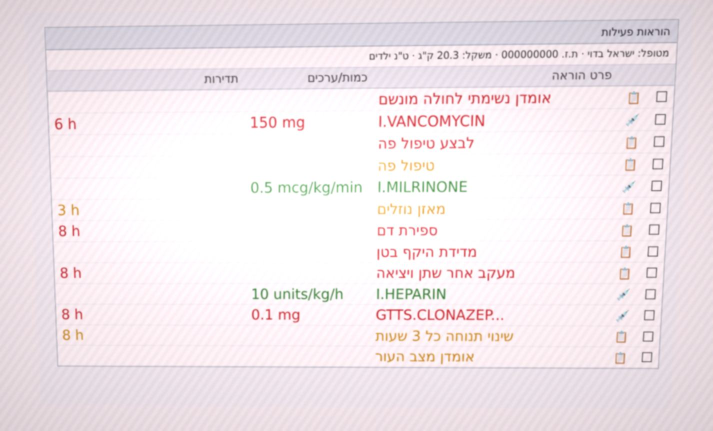
#> input picture tests/fixtures/orders/orders_01.jpg, 1425 x 861 px (shown at 1/2 size)
$ python simulate_photo.py fixtures/orders/orders_01.jpg out.png
#> lines starting #> are read from the running program, lines starting #| are printed output that depends on the picture
"""
Turn a clean screenshot into something like a phone photo of a monitor:
perspective tilt, slight rotation, moire from the pixel grid, glare, blur,
uneven light, sensor noise and JPEG compression.

  python3 tests/simulate_photo.py in.jpg out.jpg [--level 1|2|3] [--seed N]
"""
import argparse
import random

import numpy as np
from PIL import Image, ImageFilter


def _coeffs(src, dst):
    m = []
    for (x, y), (u, v) in zip(dst, src):
        m.append([x, y, 1, 0, 0, 0, -u * x, -u * y])
        m.append([0, 0, 0, x, y, 1, -v * x, -v * y])
    a = np.array(m, dtype=float)
    b = np.array(src, dtype=float).reshape(8)
    return np.linalg.solve(a, b)


def simulate(img, level=2, seed=0):
#> called with level = 2, seed = 0
    rnd = random.Random(seed)
    img = img.convert("RGB")
#> img is the input picture: PIL image 1425x861 RGB; mean R, G, B 241.1, 231.5, 235.9
    w, h = img.size
#> w = 1425; h = 861
    s = {1: 0.03, 2: 0.06, 3: 0.10}[level]

    # Pad with a dark "monitor bezel / desk" so the warp has somewhere to go.
    pad = int(max(w, h) * 0.08)
#> pad = 114
    canvas = Image.new("RGB", (w + 2 * pad, h + 2 * pad), (25, 25, 28))
    canvas.paste(img, (pad, pad))
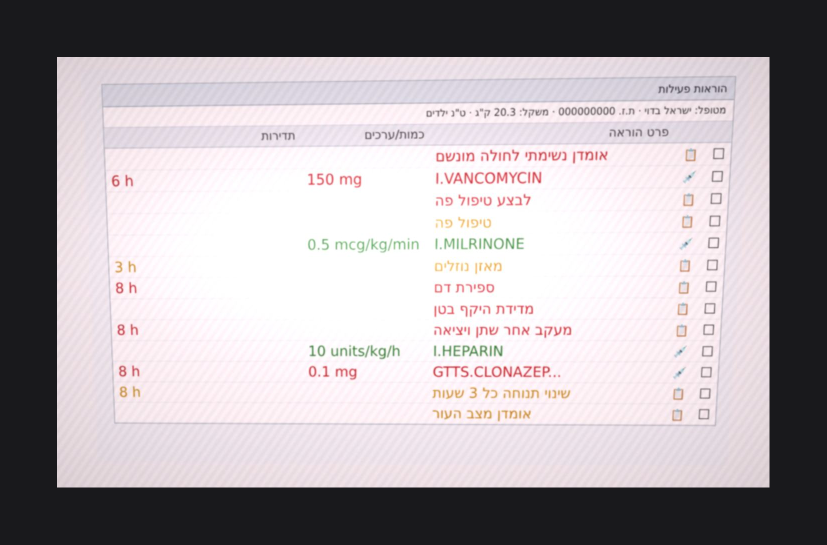
#> canvas: PIL image 1653x1089 RGB (shown at 1/2 size); mean R, G, B 172.3, 165.8, 169.7
    W, H = canvas.size
#> W = 1653; H = 1089

    # Moire: a fine interference pattern from the monitor pixel grid.
    yy, xx = np.mgrid[0:H, 0:W].astype(np.float32)
    ang = rnd.uniform(0.2, 0.6)
#> ang = 0.538
    freq = rnd.uniform(0.18, 0.32)
#> freq = 0.286
    moire = np.sin((xx * np.cos(ang) + yy * np.sin(ang)) * freq * 2 * np.pi * 0.25)
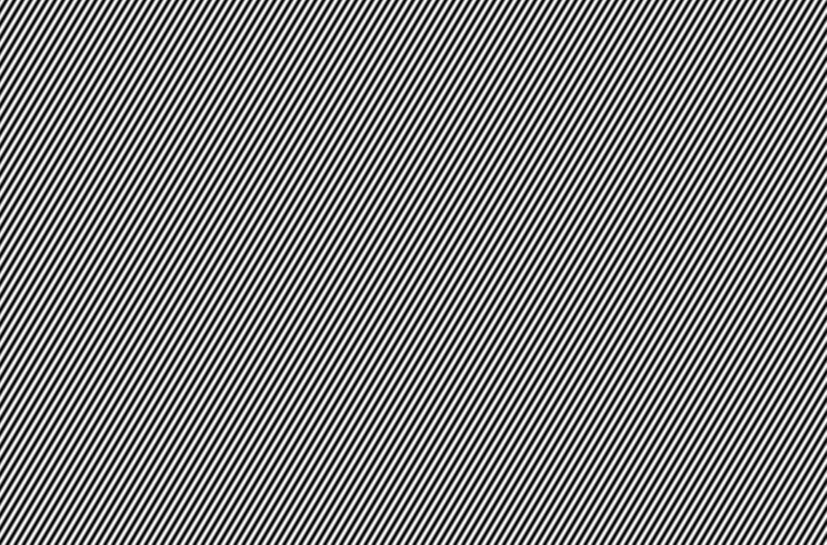
#> moire: shape (1089, 1653) float32 (shown at 1/2 size); min -1, max 1, mean -6.91e-06; drawn with min black and max white
    arr = np.asarray(canvas).astype(np.float32)
    arr *= (1 + 0.05 * level * moire)[..., None]
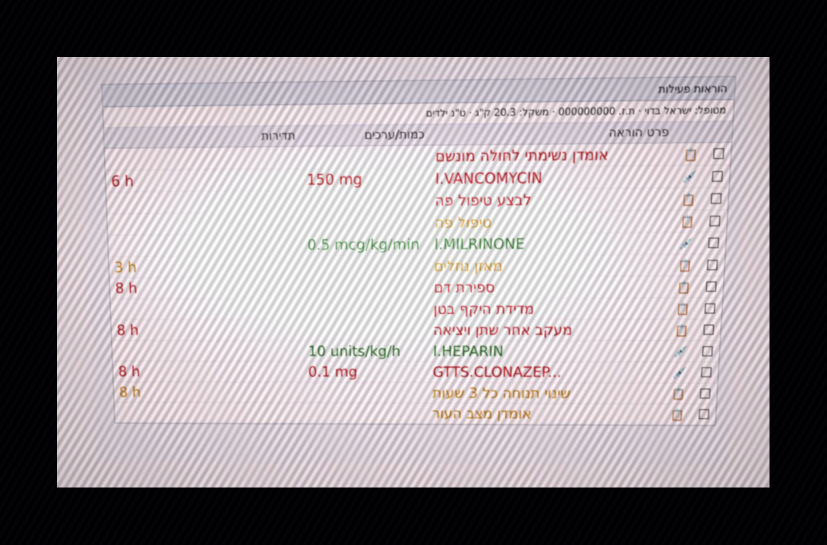
#> arr: shape (1089, 1653, 3) float32 (shown at 1/2 size); mean R, G, B 173.1, 166.5, 170.3; drawn with min black and max white

    # Uneven light and a glare blob.
    gx, gy = rnd.uniform(0.2, 0.8) * W, rnd.uniform(0.2, 0.8) * H
#> gx = 747.7; gy = 387
    r = max(W, H) * rnd.uniform(0.15, 0.3)
#> r = 374.7
    glare = np.exp(-(((xx - gx) ** 2 + (yy - gy) ** 2) / (2 * r * r)))
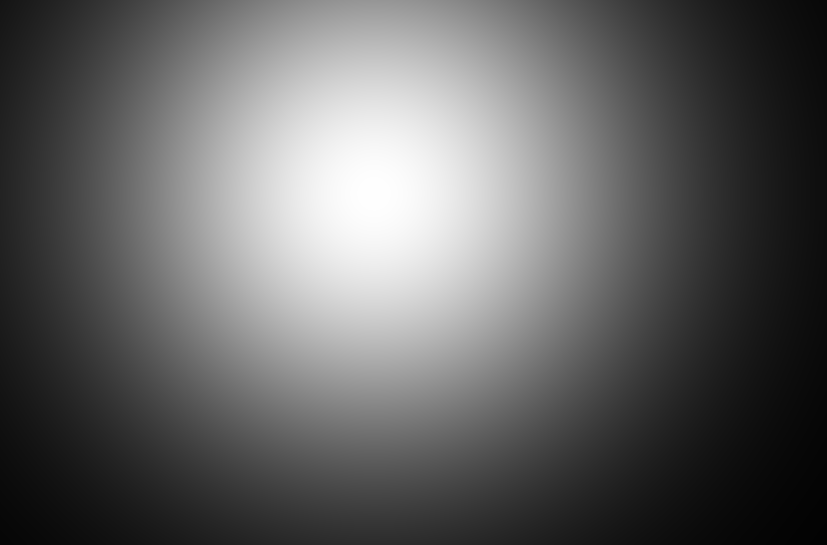
#> glare: shape (1089, 1653) float32 (shown at 1/2 size); min 0.00945, max 1, mean 0.389
    arr = arr * (0.85 + 0.15 * (xx / W)[..., None]) + 70 * level * 0.4 * glare[..., None]
    canvas = Image.fromarray(np.clip(arr, 0, 255).astype(np.uint8))
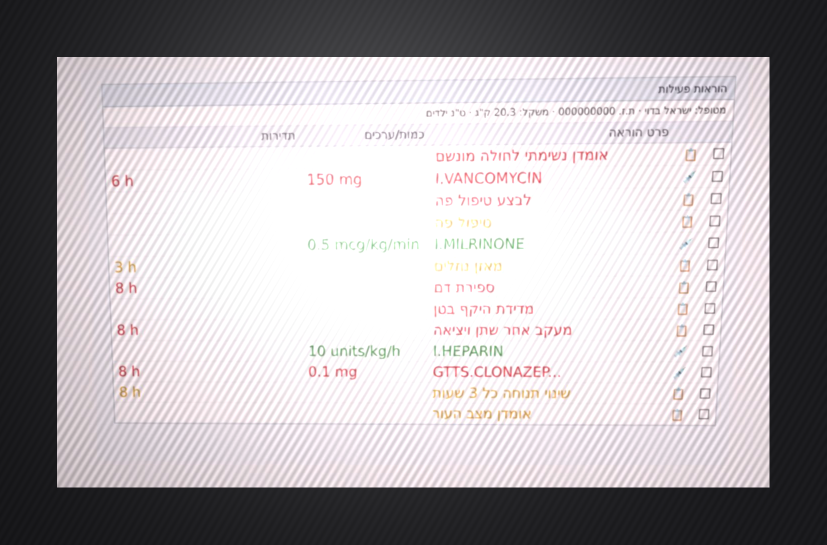
#> canvas: PIL image 1653x1089 RGB (shown at 1/2 size); mean R, G, B 174.4, 169.9, 172.9

    # Perspective tilt.
    def j(v):
        return v + rnd.uniform(-s, s) * max(W, H)
    src = [(0, 0), (W, 0), (W, H), (0, H)]
    dst = [(j(0), j(0)), (j(W), j(0)), (j(W), j(H)), (j(0), j(H))]
#> dst = [(-18.86, 56.29), (1614, -4.64), (1669.5, 1170), (0.93, 1045.7)]
    canvas = canvas.transform((W, H), Image.PERSPECTIVE, _coeffs(src, dst), Image.BICUBIC, fillcolor=(20, 20, 20))
#> the loop in _coeffs, `for (x, y), (u, v) in zip(dst, src):` made 4 passes
#> (x, y, u, v) on passes 1 to 4: (-18.86, 56.29, 0, 0), (1614, -4.64, 1653, 0), (1669.5, 1170, 1653, 1089), (0.93, 1045.7, 0, 1089)
#> after the loop in _coeffs, `for (x, y), (u, v) in zip(dst, src):`: m = 8 items
    canvas = canvas.rotate(rnd.uniform(-2.5, 2.5) * level / 2, resample=Image.BICUBIC, fillcolor=(20, 20, 20))
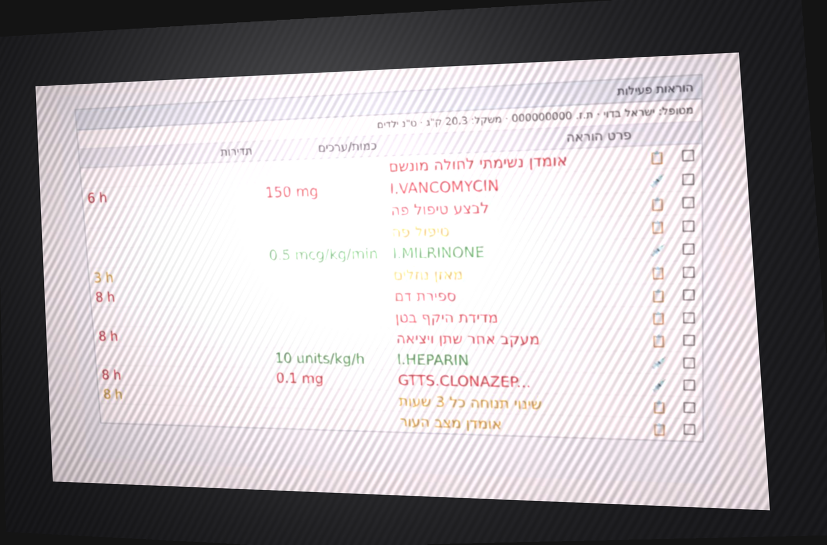
#> canvas: PIL image 1653x1089 RGB (shown at 1/2 size); mean R, G, B 171.6, 167, 169.9

    # Phone resolution, slight defocus, noise, JPEG.
    target = 2400 if level < 3 else 1800
    k = target / max(W, H)
#> k = 1.45
    canvas = canvas.resize((int(W * k), int(H * k)), Image.LANCZOS)
#> canvas: PIL image 2400x1581 RGB
    canvas = canvas.filter(ImageFilter.GaussianBlur(0.5 + 0.4 * level))
    arr = np.asarray(canvas).astype(np.float32)
#> arr: shape (1581, 2400, 3) float32
    arr += np.random.default_rng(seed).normal(0, 3 + 2 * level, arr.shape)
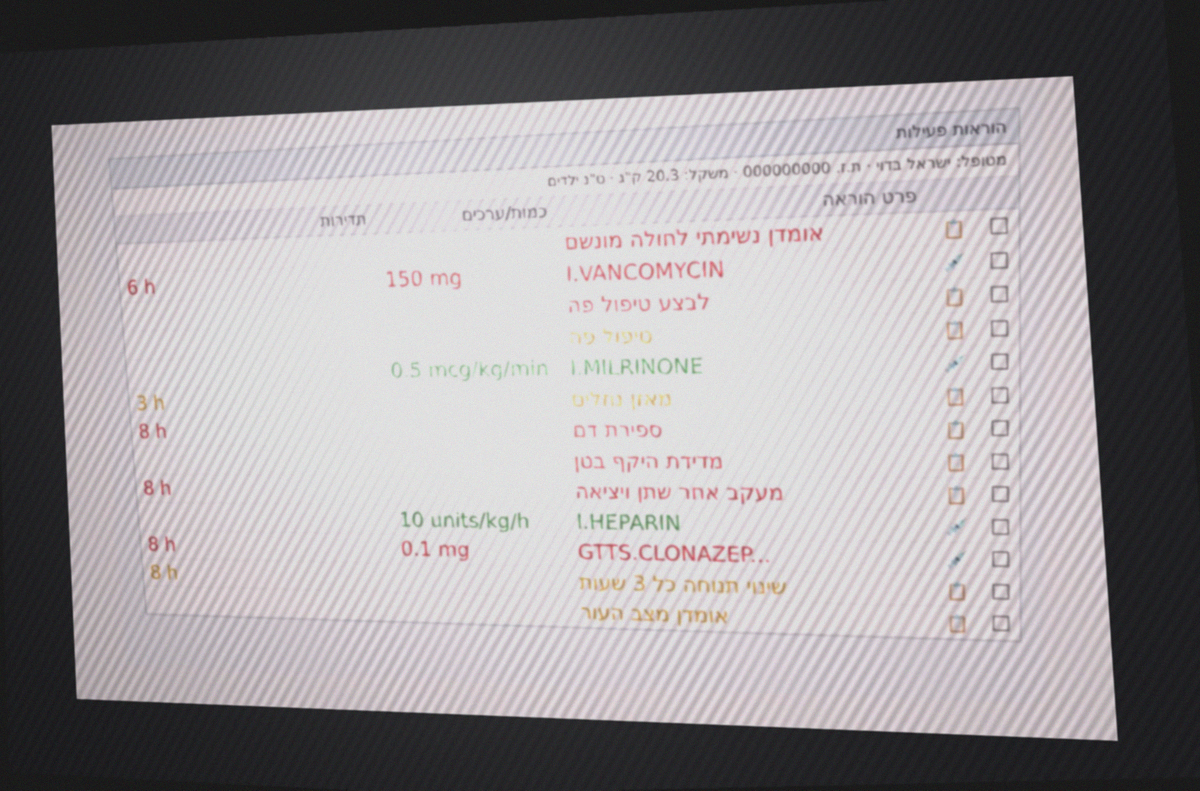
#> arr: shape (1581, 2400, 3) float32 (shown at 1/2 size); mean R, G, B 171.3, 166.5, 169.9; drawn with min black and max white
    return Image.fromarray(np.clip(arr, 0, 255).astype(np.uint8))


if __name__ == "__main__":
    ap = argparse.ArgumentParser()
    ap.add_argument("src")
    ap.add_argument("dst")
    ap.add_argument("--level", type=int, default=2)
    ap.add_argument("--seed", type=int, default=0)
    a = ap.parse_args()
    simulate(Image.open(a.src), a.level, a.seed).save(a.dst, quality=80)

$ run again, on tests/fixtures/orders/orders_03.jpg
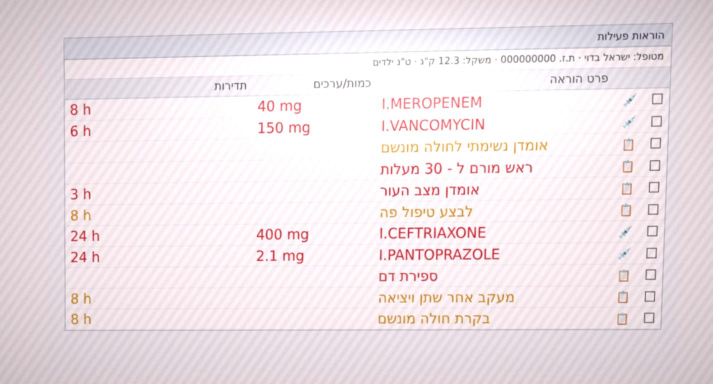
#> input picture tests/fixtures/orders/orders_03.jpg, 1425 x 768 px (shown at 1/2 size)
#> in simulate, img is the input picture: PIL image 1425x768 RGB; mean R, G, B 238.5, 227.3, 231.4
#> ang = 0.538
#> freq = 0.286
#> gx = 747.7; gy = 353.9
#> r = 374.7
#> in simulate, `canvas = Image.fromarray(np.clip(arr, 0, 255).astype(np.uint8))`:
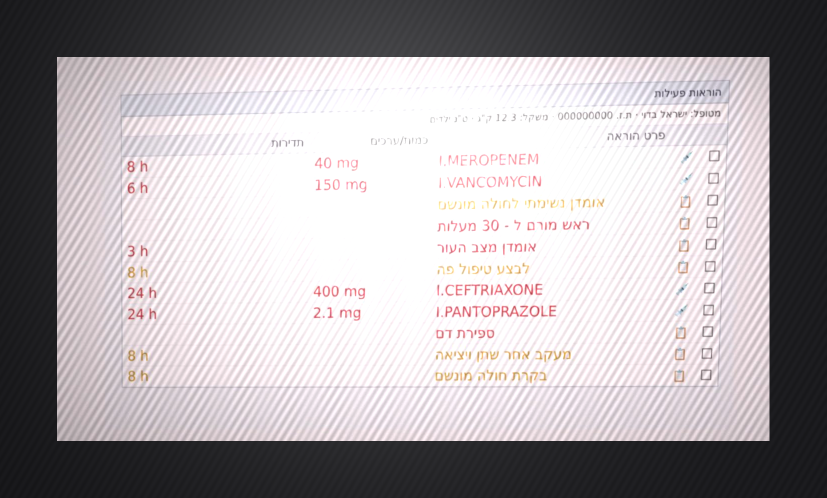
#> canvas: PIL image 1653x996 RGB (shown at 1/2 size); mean R, G, B 170.3, 165.1, 167.9
#> dst = [(-18.86, 56.29), (1614, -4.64), (1669.5, 1077), (0.93, 952.7)]
#> the loop in _coeffs, `for (x, y), (u, v) in zip(dst, src):` made 4 passes
#> (x, y, u, v) on passes 1 to 4: (-18.86, 56.29, 0, 0), (1614, -4.64, 1653, 0), (1669.5, 1077, 1653, 996), (0.93, 952.7, 0, 996)
#> after the loop in _coeffs, `for (x, y), (u, v) in zip(dst, src):`: m = 8 items
#> in simulate, `arr += np.random.default_rng(seed).normal(0, 3 + 2 * level, arr.shape)`:
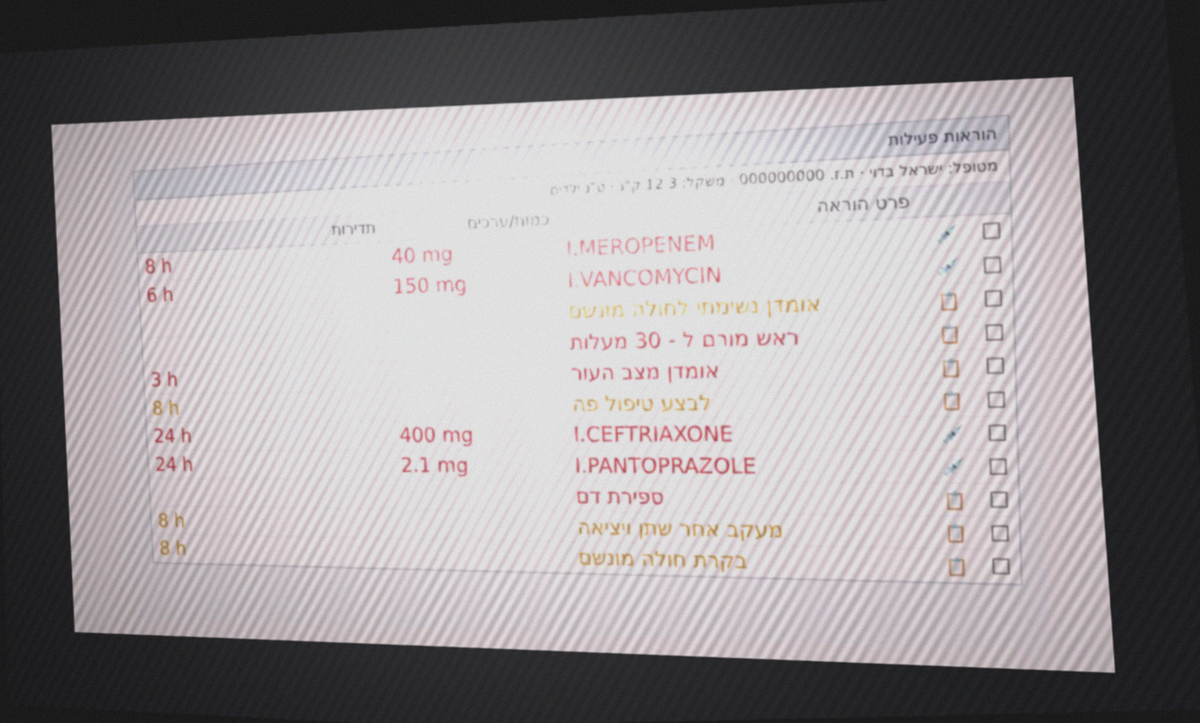
#> arr: shape (1446, 2400, 3) float32 (shown at 1/2 size); mean R, G, B 167.3, 162.1, 165.2; drawn with min black and max white
